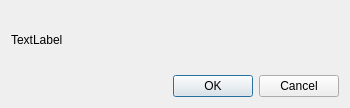
<?xml version="1.0" encoding="UTF-8"?>
<ui version="4.0">
 <class>Dialog</class>
 <widget class="QDialog" name="Dialog">
  <property name="geometry">
   <rect>
    <x>0</x>
    <y>0</y>
    <width>350</width>
    <height>108</height>
   </rect>
  </property>
  <property name="windowTitle">
   <string>Dialog</string>
  </property>
  <layout class="QGridLayout" name="gridLayout">
   <item row="0" column="0">
    <widget class="QLabel" name="lable_error_msg">
     <property name="text">
      <string>TextLabel</string>
     </property>
    </widget>
   </item>
   <item row="1" column="0">
    <widget class="QDialogButtonBox" name="buttonBox">
     <property name="orientation">
      <enum>Qt::Horizontal</enum>
     </property>
     <property name="standardButtons">
      <set>QDialogButtonBox::Cancel|QDialogButtonBox::Ok</set>
     </property>
    </widget>
   </item>
  </layout>
 </widget>
 <resources/>
 <connections>
  <connection>
   <sender>buttonBox</sender>
   <signal>accepted()</signal>
   <receiver>Dialog</receiver>
   <slot>accept()</slot>
   <hints>
    <hint type="sourcelabel">
     <x>248</x>
     <y>254</y>
    </hint>
    <hint type="destinationlabel">
     <x>157</x>
     <y>274</y>
    </hint>
   </hints>
  </connection>
  <connection>
   <sender>buttonBox</sender>
   <signal>rejected()</signal>
   <receiver>Dialog</receiver>
   <slot>reject()</slot>
   <hints>
    <hint type="sourcelabel">
     <x>316</x>
     <y>260</y>
    </hint>
    <hint type="destinationlabel">
     <x>286</x>
     <y>274</y>
    </hint>
   </hints>
  </connection>
 </connections>
</ui>
